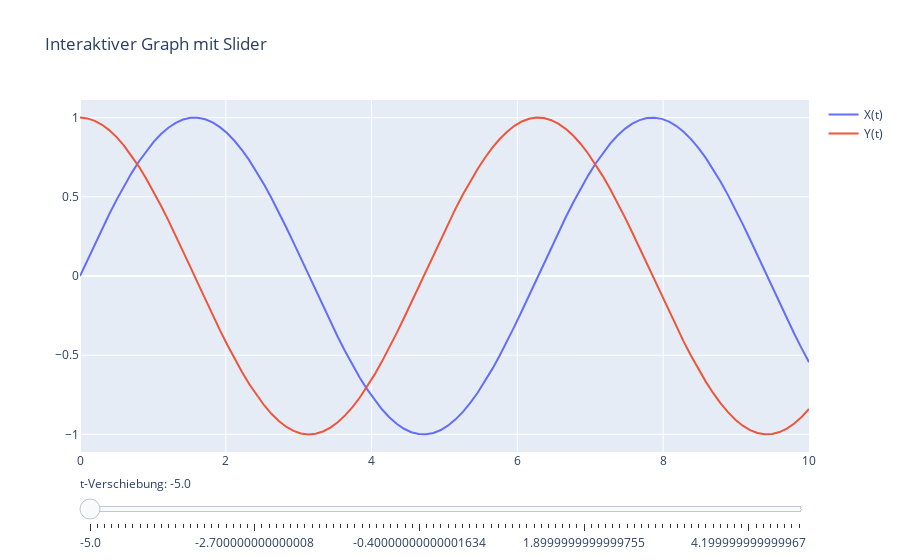

Notebook source saved alongside this figure:
### Markdown cell above
Running cells with 'Python 3.12.6' requires the ipykernel package.  
Run the following command to install 'ipykernel' into the Python environment.   
Command: 'c:/Users/PaulGustavLehmann/AppData/Local/Microsoft/WindowsApps/python3.12.exe -m pip install ipykernel -U --user --force-reinstall'

### Code cell
import plotly.graph_objs as go
import numpy as np

# Beispiel-Daten
t = np.linspace(0, 10, 100)
x = np.sin(t)
y = np.cos(t)

# Funktion zum Erstellen der Daten für einen bestimmten Zeitpunkt
def create_trace(t_shift):
    return [
        go.Scatter(x=t, y=np.sin(t + t_shift), mode='lines', name='X(t)'),
        go.Scatter(x=t, y=np.cos(t + t_shift), mode='lines', name='Y(t)')
    ]

# Erstellen der ersten Datenreihe
data = create_trace(0)

# Erstellen des Layouts mit Slider
layout = go.Layout(
    title="Interaktiver Graph mit Slider",
    sliders=[{
        'active': 0,
        'currentvalue': {"prefix": "t-Verschiebung: "},
        'steps': [
            {'label': f'{i}', 'method': 'animate', 'args': [[f'{i}'], {'frame': {'duration': 0, 'redraw': True}}]} 
            for i in np.arange(-5, 5, 0.1)
        ]
    }]
)

# Frames für die Animation
frames = [
    go.Frame(data=create_trace(t_shift), name=f'{t_shift}') 
    for t_shift in np.arange(-5, 5, 0.1)
]

# Erstellen der Figur
fig = go.Figure(data=data, layout=layout, frames=frames)

# Anzeige des Graphen
fig.show()

### Figure 1 — Plotly figure (JSON) as saved in the notebook; plotly's stock layout.template omitted (floating-point values rounded to 4 significant figures)
{"data": [{"mode": "lines", "name": "X(t)", "type": "scatter", "x": [0, 0.101, 0.202, 0.303, 0.404, 0.5051, 0.6061, 0.7071, 0.8081, 0.9091, 1.01, 1.111, 1.212, 1.313, 1.414, 1.515, 1.616, 1.717, 1.818, 1.919, 2.02, 2.121, 2.222, 2.323, 2.424, 2.525, 2.626, 2.727, 2.828, 2.929, 3.03, 3.131, 3.232, 3.333, 3.434, 3.535, 3.636, 3.737, 3.838, 3.939, 4.04, 4.141, 4.242, 4.343, 4.444, 4.545, 4.646, 4.747, 4.848, 4.949, 5.051, 5.152, 5.253, 5.354, 5.455, 5.556, 5.657, 5.758, 5.859, 5.96, 6.061, 6.162, 6.263, 6.364, 6.465, 6.566, 6.667, 6.768, 6.869, 6.97, 7.071, 7.172, 7.273, 7.374, 7.475, 7.576, 7.677, 7.778, 7.879, 7.98, 8.081, 8.182, 8.283, 8.384, 8.485, 8.586, 8.687, 8.788, 8.889, 8.99, 9.091, 9.192, 9.293, 9.394, 9.495, 9.596, 9.697, 9.798, 9.899, 10], "y": [0, 0.1008, 0.2006, 0.2984, 0.3931, 0.4839, 0.5696, 0.6496, 0.723, 0.7889, 0.8469, 0.8962, 0.9364, 0.967, 0.9878, 0.9985, 0.999, 0.9893, 0.9696, 0.9399, 0.9007, 0.8523, 0.7952, 0.73, 0.6574, 0.5781, 0.4928, 0.4026, 0.3082, 0.2107, 0.1111, 0.01028, -0.09061, -0.1906, -0.2886, -0.3837, -0.4748, -0.5612, -0.6418, -0.7158, -0.7826, -0.8414, -0.8916, -0.9327, -0.9643, -0.9861, -0.9978, -0.9994, -0.9908, -0.972, -0.9434, -0.9051, -0.8576, -0.8014, -0.737, -0.6651, -0.5864, -0.5017, -0.412, -0.318, -0.2207, -0.1213, -0.02056, 0.08036, 0.1805, 0.2787, 0.3742, 0.4658, 0.5526, 0.6338, 0.7086, 0.7761, 0.8358, 0.8869, 0.9289, 0.9615, 0.9843, 0.9971, 0.9997, 0.9921, 0.9744, 0.9467, 0.9094, 0.8629, 0.8075, 0.7439, 0.6727, 0.5947, 0.5106, 0.4213, 0.3277, 0.2308, 0.1315, 0.03083, -0.07011, -0.1703, -0.2688, -0.3646, -0.4566, -0.544]}, {"mode": "lines", "name": "Y(t)", "type": "scatter", "x": [0, 0.101, 0.202, 0.303, 0.404, 0.5051, 0.6061, 0.7071, 0.8081, 0.9091, 1.01, 1.111, 1.212, 1.313, 1.414, 1.515, 1.616, 1.717, 1.818, 1.919, 2.02, 2.121, 2.222, 2.323, 2.424, 2.525, 2.626, 2.727, 2.828, 2.929, 3.03, 3.131, 3.232, 3.333, 3.434, 3.535, 3.636, 3.737, 3.838, 3.939, 4.04, 4.141, 4.242, 4.343, 4.444, 4.545, 4.646, 4.747, 4.848, 4.949, 5.051, 5.152, 5.253, 5.354, 5.455, 5.556, 5.657, 5.758, 5.859, 5.96, 6.061, 6.162, 6.263, 6.364, 6.465, 6.566, 6.667, 6.768, 6.869, 6.97, 7.071, 7.172, 7.273, 7.374, 7.475, 7.576, 7.677, 7.778, 7.879, 7.98, 8.081, 8.182, 8.283, 8.384, 8.485, 8.586, 8.687, 8.788, 8.889, 8.99, 9.091, 9.192, 9.293, 9.394, 9.495, 9.596, 9.697, 9.798, 9.899, 10], "y": [1, 0.9949, 0.9797, 0.9544, 0.9195, 0.8752, 0.8219, 0.7603, 0.6909, 0.6145, 0.5318, 0.4437, 0.351, 0.2548, 0.156, 0.05562, -0.04535, -0.1459, -0.2449, -0.3414, -0.4344, -0.523, -0.6063, -0.6834, -0.7536, -0.816, -0.8701, -0.9154, -0.9513, -0.9775, -0.9938, -0.9999, -0.9959, -0.9817, -0.9575, -0.9235, -0.8801, -0.8277, -0.7669, -0.6983, -0.6225, -0.5405, -0.4529, -0.3606, -0.2647, -0.1662, -0.06588, 0.03508, 0.1357, 0.2349, 0.3317, 0.4251, 0.5143, 0.5981, 0.6759, 0.7468, 0.81, 0.865, 0.9112, 0.9481, 0.9753, 0.9926, 0.9998, 0.9968, 0.9836, 0.9604, 0.9274, 0.8849, 0.8334, 0.7735, 0.7056, 0.6306, 0.5491, 0.462, 0.3702, 0.2746, 0.1763, 0.07613, -0.0248, -0.1255, -0.2249, -0.322, -0.4158, -0.5054, -0.5898, -0.6683, -0.7399, -0.8039, -0.8598, -0.9069, -0.9448, -0.973, -0.9913, -0.9995, -0.9975, -0.9854, -0.9632, -0.9312, -0.8897, -0.8391]}], "layout": {"sliders": [{"active": 0, "currentvalue": {"prefix": "t-Verschiebung: "}, "steps": [{"args": [["-5.0"], {"frame": {"duration": 0, "redraw": true}}], "label": "-5.0", "method": "animate"}, {"args": [["-4.9"], {"frame": {"duration": 0, "redraw": true}}], "label": "-4.9", "method": "animate"}, {"args": [["-4.800000000000001"], {"frame": {"duration": 0, "redraw": true}}], "label": "-4.800000000000001", "method": "animate"}, {"args": [["-4.700000000000001"], {"frame": {"duration": 0, "redraw": true}}], "label": "-4.700000000000001", "method": "animate"}, {"args": [["-4.600000000000001"], {"frame": {"duration": 0, "redraw": true}}], "label": "-4.600000000000001", "method": "animate"}, {"args": [["-4.500000000000002"], {"frame": {"duration": 0, "redraw": true}}], "label": "-4.500000000000002", "method": "animate"}, {"args": [["-4.400000000000002"], {"frame": {"duration": 0, "redraw": true}}], "label": "-4.400000000000002", "method": "animate"}, {"args": [["-4.3000000000000025"], {"frame": {"duration": 0, "redraw": true}}], "label": "-4.3000000000000025", "method": "animate"}, {"args": [["-4.200000000000003"], {"frame": {"duration": 0, "redraw": true}}], "label": "-4.200000000000003", "method": "animate"}, {"args": [["-4.100000000000003"], {"frame": {"duration": 0, "redraw": true}}], "label": "-4.100000000000003", "method": "animate"}, {"args": [["-4.0000000000000036"], {"frame": {"duration": 0, "redraw": true}}], "label": "-4.0000000000000036", "method": "animate"}, {"args": [["-3.900000000000004"], {"frame": {"duration": 0, "redraw": true}}], "label": "-3.900000000000004", "method": "animate"}, {"args": [["-3.8000000000000043"], {"frame": {"duration": 0, "redraw": true}}], "label": "-3.8000000000000043", "method": "animate"}, {"args": [["-3.7000000000000046"], {"frame": {"duration": 0, "redraw": true}}], "label": "-3.7000000000000046", "method": "animate"}, {"args": [["-3.600000000000005"], {"frame": {"duration": 0, "redraw": true}}], "label": "-3.600000000000005", "method": "animate"}, {"args": [["-3.5000000000000053"], {"frame": {"duration": 0, "redraw": true}}], "label": "-3.5000000000000053", "method": "animate"}, {"args": [["-3.4000000000000057"], {"frame": {"duration": 0, "redraw": true}}], "label": "-3.4000000000000057", "method": "animate"}, {"args": [["-3.300000000000006"], {"frame": {"duration": 0, "redraw": true}}], "label": "-3.300000000000006", "method": "animate"}, {"args": [["-3.2000000000000064"], {"frame": {"duration": 0, "redraw": true}}], "label": "-3.2000000000000064", "method": "animate"}, {"args": [["-3.1000000000000068"], {"frame": {"duration": 0, "redraw": true}}], "label": "-3.1000000000000068", "method": "animate"}, {"args": [["-3.000000000000007"], {"frame": {"duration": 0, "redraw": true}}], "label": "-3.000000000000007", "method": "animate"}, {"args": [["-2.9000000000000075"], {"frame": {"duration": 0, "redraw": true}}], "label": "-2.9000000000000075", "method": "animate"}, {"args": [["-2.800000000000008"], {"frame": {"duration": 0, "redraw": true}}], "label": "-2.800000000000008", "method": "animate"}, {"args": [["-2.700000000000008"], {"frame": {"duration": 0, "redraw": true}}], "label": "-2.700000000000008", "method": "animate"}, {"args": [["-2.6000000000000085"], {"frame": {"duration": 0, "redraw": true}}], "label": "-2.6000000000000085", "method": "animate"}, {"args": [["-2.500000000000009"], {"frame": {"duration": 0, "redraw": true}}], "label": "-2.500000000000009", "method": "animate"}, {"args": [["-2.4000000000000092"], {"frame": {"duration": 0, "redraw": true}}], "label": "-2.4000000000000092", "method": "animate"}, {"args": [["-2.3000000000000096"], {"frame": {"duration": 0, "redraw": true}}], "label": "-2.3000000000000096", "method": "animate"}, {"args": [["-2.20000000000001"], {"frame": {"duration": 0, "redraw": true}}], "label": "-2.20000000000001", "method": "animate"}, {"args": [["-2.1000000000000103"], {"frame": {"duration": 0, "redraw": true}}], "label": "-2.1000000000000103", "method": "animate"}, {"args": [["-2.0000000000000107"], {"frame": {"duration": 0, "redraw": true}}], "label": "-2.0000000000000107", "method": "animate"}, {"args": [["-1.900000000000011"], {"frame": {"duration": 0, "redraw": true}}], "label": "-1.900000000000011", "method": "animate"}, {"args": [["-1.8000000000000114"], {"frame": {"duration": 0, "redraw": true}}], "label": "-1.8000000000000114", "method": "animate"}, {"args": [["-1.7000000000000117"], {"frame": {"duration": 0, "redraw": true}}], "label": "-1.7000000000000117", "method": "animate"}, {"args": [["-1.600000000000012"], {"frame": {"duration": 0, "redraw": true}}], "label": "-1.600000000000012", "method": "animate"}, {"args": [["-1.5000000000000124"], {"frame": {"duration": 0, "redraw": true}}], "label": "-1.5000000000000124", "method": "animate"}, {"args": [["-1.4000000000000128"], {"frame": {"duration": 0, "redraw": true}}], "label": "-1.4000000000000128", "method": "animate"}, {"args": [["-1.3000000000000131"], {"frame": {"duration": 0, "redraw": true}}], "label": "-1.3000000000000131", "method": "animate"}, {"args": [["-1.2000000000000135"], {"frame": {"duration": 0, "redraw": true}}], "label": "-1.2000000000000135", "method": "animate"}, {"args": [["-1.1000000000000139"], {"frame": {"duration": 0, "redraw": true}}], "label": "-1.1000000000000139", "method": "animate"}, {"args": [["-1.0000000000000142"], {"frame": {"duration": 0, "redraw": true}}], "label": "-1.0000000000000142", "method": "animate"}, {"args": [["-0.9000000000000146"], {"frame": {"duration": 0, "redraw": true}}], "label": "-0.9000000000000146", "method": "animate"}, {"args": [["-0.8000000000000149"], {"frame": {"duration": 0, "redraw": true}}], "label": "-0.8000000000000149", "method": "animate"}, {"args": [["-0.7000000000000153"], {"frame": {"duration": 0, "redraw": true}}], "label": "-0.7000000000000153", "method": "animate"}, {"args": [["-0.6000000000000156"], {"frame": {"duration": 0, "redraw": true}}], "label": "-0.6000000000000156", "method": "animate"}, {"args": [["-0.500000000000016"], {"frame": {"duration": 0, "redraw": true}}], "label": "-0.500000000000016", "method": "animate"}, {"args": [["-0.40000000000001634"], {"frame": {"duration": 0, "redraw": true}}], "label": "-0.40000000000001634", "method": "animate"}, {"args": [["-0.3000000000000167"], {"frame": {"duration": 0, "redraw": true}}], "label": "-0.3000000000000167", "method": "animate"}, {"args": [["-0.20000000000001705"], {"frame": {"duration": 0, "redraw": true}}], "label": "-0.20000000000001705", "method": "animate"}, {"args": [["-0.10000000000001741"], {"frame": {"duration": 0, "redraw": true}}], "label": "-0.10000000000001741", "method": "animate"}, {"args": [["-1.7763568394002505e-14"], {"frame": {"duration": 0, "redraw": true}}], "label": "-1.7763568394002505e-14", "method": "animate"}, {"args": [["0.09999999999998188"], {"frame": {"duration": 0, "redraw": true}}], "label": "0.09999999999998188", "method": "animate"}, {"args": [["0.19999999999998153"], {"frame": {"duration": 0, "redraw": true}}], "label": "0.19999999999998153", "method": "animate"}, {"args": [["0.29999999999998117"], {"frame": {"duration": 0, "redraw": true}}], "label": "0.29999999999998117", "method": "animate"}, {"args": [["0.3999999999999808"], {"frame": {"duration": 0, "redraw": true}}], "label": "0.3999999999999808", "method": "animate"}, {"args": [["0.49999999999998046"], {"frame": {"duration": 0, "redraw": true}}], "label": "0.49999999999998046", "method": "animate"}, {"args": [["0.5999999999999801"], {"frame": {"duration": 0, "redraw": true}}], "label": "0.5999999999999801", "method": "animate"}, {"args": [["0.6999999999999797"], {"frame": {"duration": 0, "redraw": true}}], "label": "0.6999999999999797", "method": "animate"}, {"args": [["0.7999999999999794"], {"frame": {"duration": 0, "redraw": true}}], "label": "0.7999999999999794", "method": "animate"}, {"args": [["0.899999999999979"], {"frame": {"duration": 0, "redraw": true}}], "label": "0.899999999999979", "method": "animate"}, {"args": [["0.9999999999999787"], {"frame": {"duration": 0, "redraw": true}}], "label": "0.9999999999999787", "method": "animate"}, {"args": [["1.0999999999999783"], {"frame": {"duration": 0, "redraw": true}}], "label": "1.0999999999999783", "method": "animate"}, {"args": [["1.199999999999978"], {"frame": {"duration": 0, "redraw": true}}], "label": "1.199999999999978", "method": "animate"}, {"args": [["1.2999999999999776"], {"frame": {"duration": 0, "redraw": true}}], "label": "1.2999999999999776", "method": "animate"}, {"args": [["1.3999999999999773"], {"frame": {"duration": 0, "redraw": true}}], "label": "1.3999999999999773", "method": "animate"}, {"args": [["1.499999999999977"], {"frame": {"duration": 0, "redraw": true}}], "label": "1.499999999999977", "method": "animate"}, {"args": [["1.5999999999999766"], {"frame": {"duration": 0, "redraw": true}}], "label": "1.5999999999999766", "method": "animate"}, {"args": [["1.6999999999999762"], {"frame": {"duration": 0, "redraw": true}}], "label": "1.6999999999999762", "method": "animate"}, {"args": [["1.7999999999999758"], {"frame": {"duration": 0, "redraw": true}}], "label": "1.7999999999999758", "method": "animate"}, {"args": [["1.8999999999999755"], {"frame": {"duration": 0, "redraw": true}}], "label": "1.8999999999999755", "method": "animate"}, {"args": [["1.9999999999999751"], {"frame": {"duration": 0, "redraw": true}}], "label": "1.9999999999999751", "method": "animate"}, {"args": [["2.0999999999999748"], {"frame": {"duration": 0, "redraw": true}}], "label": "2.0999999999999748", "method": "animate"}, {"args": [["2.1999999999999744"], {"frame": {"duration": 0, "redraw": true}}], "label": "2.1999999999999744", "method": "animate"}, {"args": [["2.299999999999974"], {"frame": {"duration": 0, "redraw": true}}], "label": "2.299999999999974", "method": "animate"}, {"args": [["2.3999999999999737"], {"frame": {"duration": 0, "redraw": true}}], "label": "2.3999999999999737", "method": "animate"}, {"args": [["2.4999999999999734"], {"frame": {"duration": 0, "redraw": true}}], "label": "2.4999999999999734", "method": "animate"}, {"args": [["2.599999999999973"], {"frame": {"duration": 0, "redraw": true}}], "label": "2.599999999999973", "method": "animate"}, {"args": [["2.6999999999999726"], {"frame": {"duration": 0, "redraw": true}}], "label": "2.6999999999999726", "method": "animate"}, {"args": [["2.7999999999999723"], {"frame": {"duration": 0, "redraw": true}}], "label": "2.7999999999999723", "method": "animate"}, {"args": [["2.899999999999972"], {"frame": {"duration": 0, "redraw": true}}], "label": "2.899999999999972", "method": "animate"}, {"args": [["2.9999999999999716"], {"frame": {"duration": 0, "redraw": true}}], "label": "2.9999999999999716", "method": "animate"}, {"args": [["3.0999999999999712"], {"frame": {"duration": 0, "redraw": true}}], "label": "3.0999999999999712", "method": "animate"}, {"args": [["3.199999999999971"], {"frame": {"duration": 0, "redraw": true}}], "label": "3.199999999999971", "method": "animate"}, {"args": [["3.2999999999999705"], {"frame": {"duration": 0, "redraw": true}}], "label": "3.2999999999999705", "method": "animate"}, {"args": [["3.39999999999997"], {"frame": {"duration": 0, "redraw": true}}], "label": "3.39999999999997", "method": "animate"}, {"args": [["3.49999999999997"], {"frame": {"duration": 0, "redraw": true}}], "label": "3.49999999999997", "method": "animate"}, {"args": [["3.5999999999999694"], {"frame": {"duration": 0, "redraw": true}}], "label": "3.5999999999999694", "method": "animate"}, {"args": [["3.699999999999969"], {"frame": {"duration": 0, "redraw": true}}], "label": "3.699999999999969", "method": "animate"}, {"args": [["3.7999999999999687"], {"frame": {"duration": 0, "redraw": true}}], "label": "3.7999999999999687", "method": "animate"}, {"args": [["3.8999999999999684"], {"frame": {"duration": 0, "redraw": true}}], "label": "3.8999999999999684", "method": "animate"}, {"args": [["3.999999999999968"], {"frame": {"duration": 0, "redraw": true}}], "label": "3.999999999999968", "method": "animate"}, {"args": [["4.099999999999968"], {"frame": {"duration": 0, "redraw": true}}], "label": "4.099999999999968", "method": "animate"}, {"args": [["4.199999999999967"], {"frame": {"duration": 0, "redraw": true}}], "label": "4.199999999999967", "method": "animate"}, {"args": [["4.299999999999967"], {"frame": {"duration": 0, "redraw": true}}], "label": "4.299999999999967", "method": "animate"}, {"args": [["4.399999999999967"], {"frame": {"duration": 0, "redraw": true}}], "label": "4.399999999999967", "method": "animate"}, {"args": [["4.499999999999966"], {"frame": {"duration": 0, "redraw": true}}], "label": "4.499999999999966", "method": "animate"}, {"args": [["4.599999999999966"], {"frame": {"duration": 0, "redraw": true}}], "label": "4.599999999999966", "method": "animate"}, {"args": [["4.6999999999999655"], {"frame": {"duration": 0, "redraw": true}}], "label": "4.6999999999999655", "method": "animate"}, {"args": [["4.799999999999965"], {"frame": {"duration": 0, "redraw": true}}], "label": "4.799999999999965", "method": "animate"}, {"args": [["4.899999999999965"], {"frame": {"duration": 0, "redraw": true}}], "label": "4.899999999999965", "method": "animate"}]}], "title": {"text": "Interaktiver Graph mit Slider"}}}
